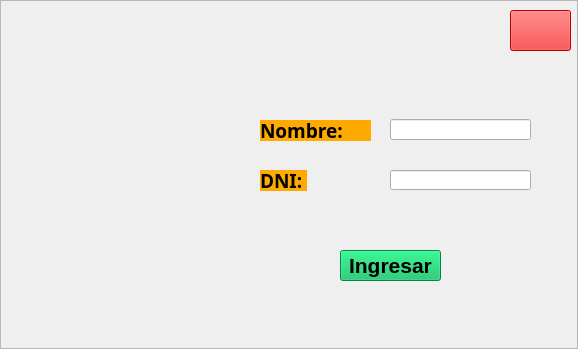
<?xml version="1.0" encoding="UTF-8"?>
<ui version="4.0">
 <class>MainWindow</class>
 <widget class="QMainWindow" name="MainWindow">
  <property name="geometry">
   <rect>
    <x>0</x>
    <y>0</y>
    <width>578</width>
    <height>349</height>
   </rect>
  </property>
  <property name="windowTitle">
   <string>MainWindow</string>
  </property>
  <widget class="QWidget" name="centralwidget">
   <layout class="QVBoxLayout" name="verticalLayout">
    <property name="spacing">
     <number>0</number>
    </property>
    <property name="leftMargin">
     <number>0</number>
    </property>
    <property name="topMargin">
     <number>0</number>
    </property>
    <property name="rightMargin">
     <number>0</number>
    </property>
    <property name="bottomMargin">
     <number>0</number>
    </property>
    <item>
     <widget class="QFrame" name="frame">
      <property name="styleSheet">
       <string notr="true">image: url(:/new/login.png);
image: url(:/new/fondoInicio.jpeg);</string>
      </property>
      <property name="frameShape">
       <enum>QFrame::StyledPanel</enum>
      </property>
      <property name="frameShadow">
       <enum>QFrame::Raised</enum>
      </property>
      <widget class="QLabel" name="label">
       <property name="geometry">
        <rect>
         <x>0</x>
         <y>0</y>
         <width>671</width>
         <height>391</height>
        </rect>
       </property>
       <property name="text">
        <string/>
       </property>
       <property name="pixmap">
        <pixmap>images/fondoInicio.jpeg</pixmap>
       </property>
      </widget>
      <widget class="QLabel" name="label_2">
       <property name="geometry">
        <rect>
         <x>260</x>
         <y>120</y>
         <width>111</width>
         <height>21</height>
        </rect>
       </property>
       <property name="font">
        <font>
         <family>Rockwell Extra Bold</family>
         <pointsize>14</pointsize>
         <weight>75</weight>
         <bold>true</bold>
        </font>
       </property>
       <property name="styleSheet">
        <string notr="true">border-color: rgb(255, 170, 0);
background-color: rgb(255, 170, 0);</string>
       </property>
       <property name="text">
        <string>Nombre:</string>
       </property>
      </widget>
      <widget class="QLabel" name="label_3">
       <property name="geometry">
        <rect>
         <x>260</x>
         <y>170</y>
         <width>47</width>
         <height>21</height>
        </rect>
       </property>
       <property name="font">
        <font>
         <family>Rockwell Extra Bold</family>
         <pointsize>14</pointsize>
         <weight>75</weight>
         <bold>true</bold>
        </font>
       </property>
       <property name="styleSheet">
        <string notr="true">background-color: rgb(255, 170, 0);</string>
       </property>
       <property name="text">
        <string>DNI:</string>
       </property>
      </widget>
      <widget class="QPushButton" name="btnCerrarLogin">
       <property name="geometry">
        <rect>
         <x>510</x>
         <y>10</y>
         <width>61</width>
         <height>41</height>
        </rect>
       </property>
       <property name="styleSheet">
        <string notr="true">color: rgb(255, 0, 0);
background-color: rgb(255, 0, 0);</string>
       </property>
       <property name="text">
        <string/>
       </property>
       <property name="icon">
        <iconset>
         <normaloff>images/cerrar.png</normaloff>images/cerrar.png</iconset>
       </property>
       <property name="iconSize">
        <size>
         <width>30</width>
         <height>30</height>
        </size>
       </property>
      </widget>
      <widget class="QPushButton" name="btnIngresarLogin">
       <property name="geometry">
        <rect>
         <x>340</x>
         <y>250</y>
         <width>101</width>
         <height>31</height>
        </rect>
       </property>
       <property name="font">
        <font>
         <family>System</family>
         <pointsize>16</pointsize>
         <weight>75</weight>
         <bold>true</bold>
        </font>
       </property>
       <property name="styleSheet">
        <string notr="true">background-color: rgb(0, 186, 90);</string>
       </property>
       <property name="text">
        <string>Ingresar</string>
       </property>
      </widget>
      <widget class="QLineEdit" name="txtInputNombre">
       <property name="geometry">
        <rect>
         <x>390</x>
         <y>119</y>
         <width>141</width>
         <height>21</height>
        </rect>
       </property>
      </widget>
      <widget class="QLineEdit" name="txtInputDNI">
       <property name="geometry">
        <rect>
         <x>390</x>
         <y>170</y>
         <width>141</width>
         <height>20</height>
        </rect>
       </property>
      </widget>
     </widget>
    </item>
   </layout>
  </widget>
 </widget>
 <resources>
  <include location="images/login1.qrc"/>
 </resources>
 <connections/>
</ui>
